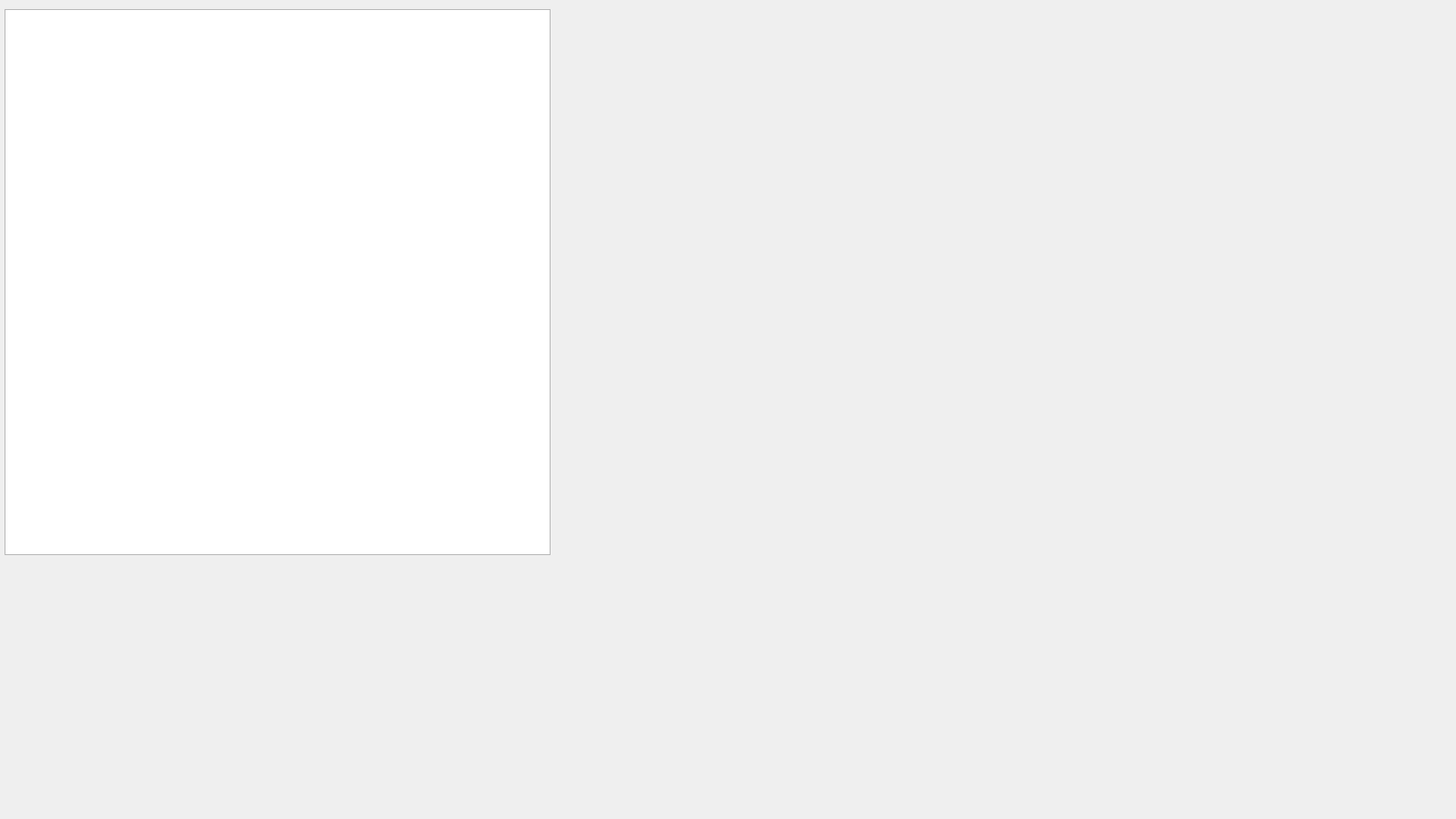
<?xml version="1.0" encoding="UTF-8"?>
<ui version="4.0">
 <class>MainWindow</class>
 <widget class="QMainWindow" name="MainWindow">
  <property name="geometry">
   <rect>
    <x>0</x>
    <y>0</y>
    <width>1600</width>
    <height>900</height>
   </rect>
  </property>
  <property name="windowTitle">
   <string>MainWindow</string>
  </property>
  <widget class="QWidget" name="centralwidget">
   <widget class="QGraphicsView" name="graphicsView">
    <property name="geometry">
     <rect>
      <x>5</x>
      <y>10</y>
      <width>600</width>
      <height>600</height>
     </rect>
    </property>
    <property name="backgroundBrush">
     <brush brushstyle="SolidPattern">
      <color alpha="255">
       <red>0</red>
       <green>0</green>
       <blue>0</blue>
      </color>
     </brush>
    </property>
   </widget>
  </widget>
 </widget>
 <resources/>
 <connections/>
</ui>
